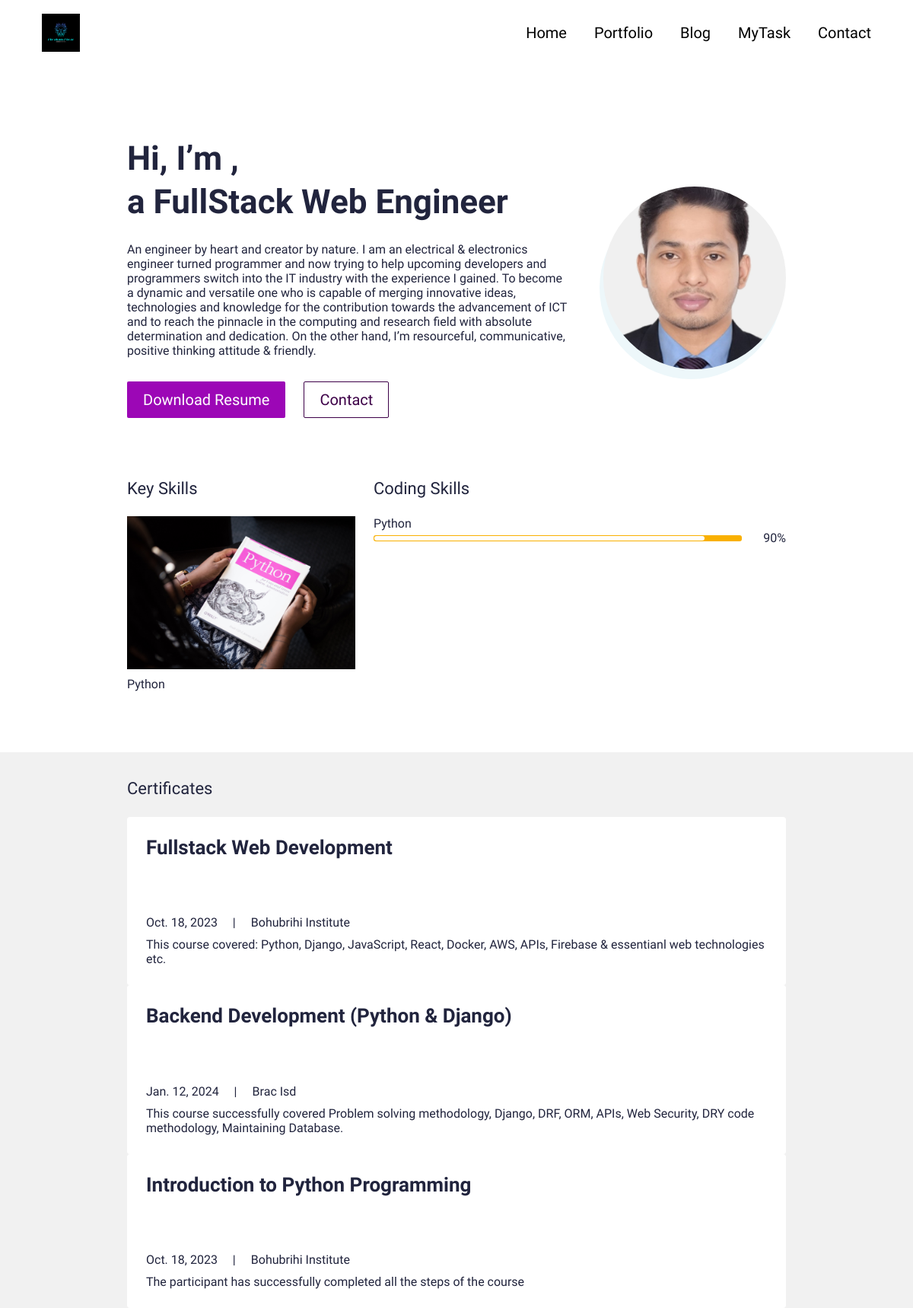
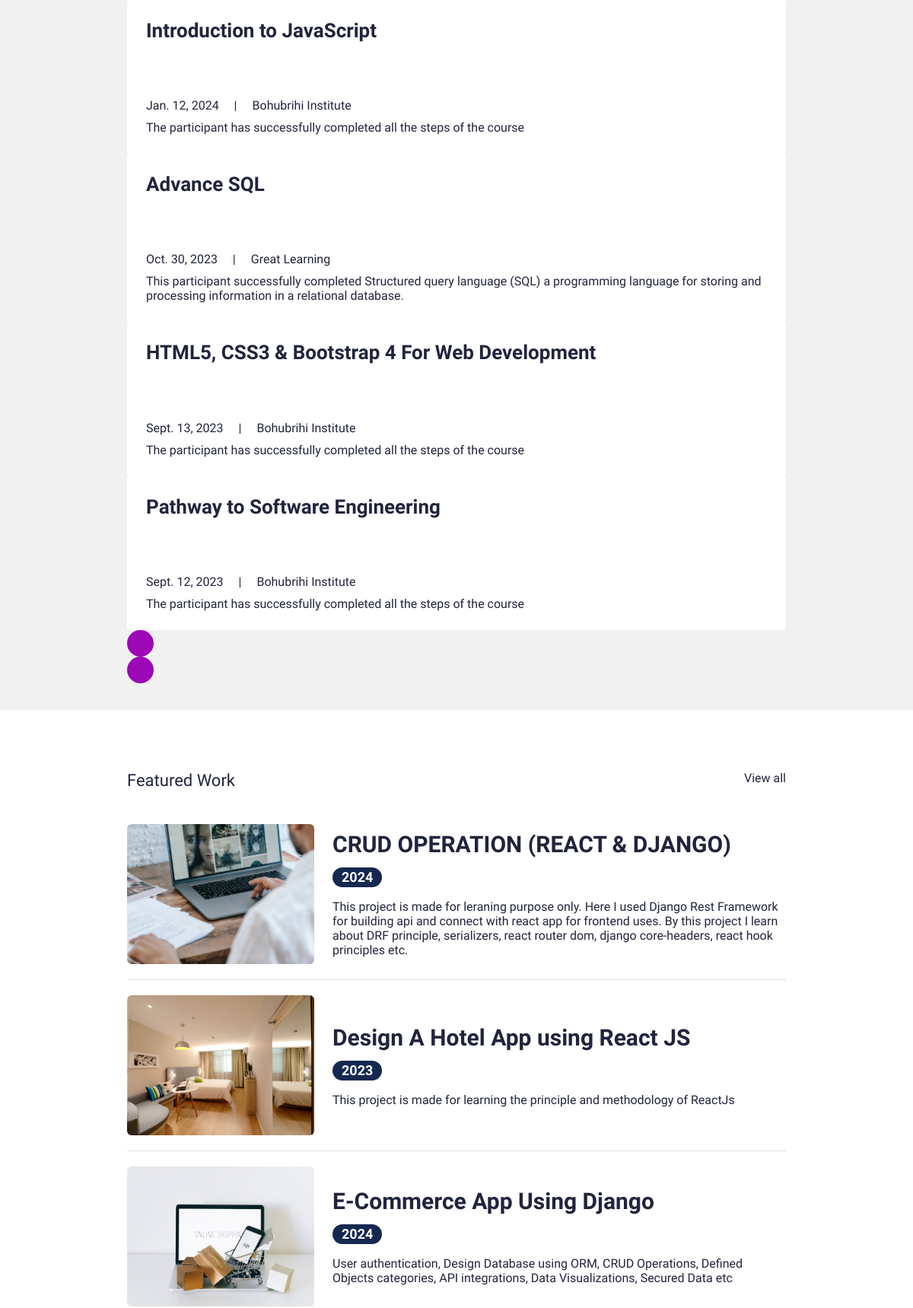
The page / (upper part) on the database its author committed (2 pictures, top to bottom).
### myapp/models.py (models this page shows, shortened)
class UserProfile(models.Model):
    class Meta:
        verbose_name_plural = 'User Profiles'
        verbose_name = 'User Profile'
    user = models.OneToOneField(User, on_delete=models.CASCADE)
    avatar = models.ImageField(blank=True, null=True, upload_to="avatar")
    title = models.CharField(max_length=200, blank=True, null=True)
    bio = models.TextField(blank=True, null=True)
    skills = models.ManyToManyField(Skill, blank=True)
    cv = models.FileField(blank=True, null=True, upload_to="cv")

class Skill(models.Model):
    class Meta:
        verbose_name_plural = 'Skills'
        verbose_name = 'Skill'
    name = models.CharField(max_length=20, blank=True, null=True)
    score = models.IntegerField(default=80, blank=True, null=True)
    image = models.FileField(blank=True, null=True, upload_to="skills")
    is_key_skill = models.BooleanField(default=False)

class Certificate(models.Model):
    class Meta:
        verbose_name_plural = 'Certificates'
        verbose_name = 'Certificate'
    date = models.DateTimeField(blank=True, null=True)
    name = models.CharField(max_length=50, blank=True, null=True)
    title = models.CharField(max_length=200, blank=True, null=True)
    description = models.CharField(max_length=500, blank=True, null=True)
    is_active = models.BooleanField(default=True)

class Portfolio(models.Model):
    class Meta:
        verbose_name_plural = 'Portfolio Profiles'
        verbose_name = 'Portfolio'
        ordering = ["name"]
    date = models.DateTimeField(blank=True, null=True)
    name = models.CharField(max_length=200, blank=True, null=True)
    description = models.CharField(max_length=500, blank=True, null=True)
    body = RichTextField(blank=True, null=True)
    image = models.ImageField(blank=True, null=True, upload_to="portfolio")
    slug = models.SlugField(null=True, blank=True)
    is_active = models.BooleanField(default=True)

### myapp/views.py (the view)
# urls.py: path('', views.IndexView.as_view(), name="home"),
class IndexView(generic.TemplateView):
	template_name = "myapp/index.html"
	def get_context_data(self, **kwargs):
		context = super().get_context_data(**kwargs)
		testimonials = Testimonial.objects.filter(is_active=True)
		certificates = Certificate.objects.filter(is_active=True)
		blogs = Blog.objects.filter(is_active=True)
		portfolio = Portfolio.objects.filter(is_active=True)
		context["testimonials"] = testimonials
		context["certificates"] = certificates
		context["blogs"] = blogs
		context["portfolio"] = portfolio
		return context

### abrarfahim/context_processors.py (called while the page is built)
def project_context(request):
    context ={
        'me': User.objects.first(),
    }
    return context

### templates/myapp/index.html (shortened to what this page needs)
{% extends 'myapp/base.html' %}
{% load static %}
{% block content %}
<section>
  <div class="bannerSection">
    <div class="container">
      <div class="row g-4 g-md-3  align-items-center">
        <div class="col-md-auto order-md-last">
          <div class="bannerUserImg">
            <img src="{{me.userprofile.avatar.url}}" alt="{{me.first_name|title}} {{me.last_name|title}} avatar">
          </div>
        </div>
        <div class="col-md">
          <div class="bannerContent">
            <h1 class="xlTitle pb-3">Hi, I’m {{me.first_name|title}}, <br> a {{me.userprofile.title}} </br> </h1>
            <p>{{me.userprofile.bio}}</p>
            <div class="bannerBtnCol">
              <div class="row">
                <div class="col-auto">
                  <a download href="{{me.userprofile.cv.url}}" class="btn btnPrimary">Download Resume</a>
                </div>
                <div class="col-auto">
                  <a href="{% url 'myapp:contact' %}" class="btn btnOutline">Contact</a>
                </div>
              </div>
            </div>
          </div>
        </div>
      </div>
    </div>
  </div>
</section>
<section>
  <div class="sectionSpace pt-0">
    <div class="container">
      <div class="row">
        <div class="col-md-auto">
          <div class="keySkillCol">
            <h4 class="smTitle pb-3">Key Skills</h4>
            {% for sk in me.userprofile.skills.all %}
            {% if sk.is_key_skill %}
            <div class="keySkillCard">
              {% if sk.image %}
              <div class="ksIconCol">
                <img src="{{sk.image.url}}" alt="...">
              </div>
              {% endif %}
              <span class="ksText">{{sk.name}}</span>
            </div>
            {% endif %}
            {% endfor %}
          </div>
        </div>
        <div class="col-md">
          <h4 class="smTitle pb-3">Coding Skills</h4>
          <div class="progressCol">
            <div class="progressCard">
              {% for sk in me.userprofile.skills.all %}
              {% if sk.is_key_skill %}
              <div class="progressCol">
                <span class="progressLbl">{{sk.name}}</span>
                <div class="row g-2 align-items-center">
                  <div class="col">
                    <div class="progress progressStyle">
                      <div class="progress-bar" role="progressbar" style="width: {{sk.score}}%" aria-valuenow="{{sk.score}}" aria-valuemin="0" aria-valuemax="100"></div>
                    </div>
                  </div>
                  <div class="col-auto">
                    <span class="pLbl">{{sk.score}}%</span>
                  </div>
                </div>
              </div>
              {% endif %}
              {% endfor %}
            </div>
          </div>
        </div>
      </div>
    </div>
  </div>
</section>
<section>
  <div class="sectionSpaceSm lightBg">
    <div class="container">
      <div class="row pb-3">
        <div class="col">
          <h4 class="smText regular">Certificates</h4>
        </div>
      </div>
      <div class="sliderOuter">
        <div class="swiper certificatesSlider">
          <div class="swiper-wrapper">
            {% for c in certificates %}
            {% if c.is_active %}
            <div class="swiper-slide">
              <div class="cardStyle1">
                <h4 class="mdTitle cs1Title">
                  <a href="javascript:void(0)">{{c.title}}</a>
                </h4>
                <ul class="cardOptionCol">
                  <li>{{c.date.date}}</li>
                  <li>{{c.name|title}}</li>
                </ul>
                <p>{{c.description}}</p>
              </div>
            </div>
            {% endif %}
            {% endfor %}
          </div>
        </div>
        <div class="cert-swiper-button-next swiper-button-next swiperBtnStyle"></div>
        <div class="cert-swiper-button-prev swiper-button-prev swiperBtnStyle"></div>
      </div>
    </div>
  </div>
</section>
<section>
  <div class="sectionSpace">
    <div class="container">
      <div class="portfolioCol">
        <div class="row pb-3">
          <div class="col">
            <h4 class="smText regular">Featured Work</h4>
          </div>
          <div class="col-auto">
            <a href="{% url 'myapp:portfolios' %}" class="simpleLink">View all</a>
          </div>
        </div>
        {% for p in portfolio %}
        {% if p.is_active %}
        <div class="portfolioCard">
          <div class="row g-4 align-items-center">
            <div class="col-md-auto">
              <div class="portfolioImgCol">
                <a href="{% url 'myapp:portfolio' slug=p.slug %}"><img src="{{p.image.url}}" alt="..."></a>
              </div>
            </div>
            <div class="col-md">
              <div class="portfolioContentCol">
                <h4 class="lgTitle"><a href="{% url 'myapp:portfolio' slug=p.slug %}">{{p.name}}</a></h4>
                <ul class="portfolioOption">
                  <li><span class="dateLbl">{{p.date.year}}</span></li>
                </ul>
                <p>{{p.description}}</p>
              </div>
            </div>
          </div>
        </div>
        {% endif %}
        {% endfor %}
      </div>
    </div>
  </div>
</section>
{% endblock %}

### templates/myapp/base.html (shortened to what this page needs)
{% load static %}
<!doctype html>
<html lang="en">
  <head>
    <link href="{% static 'css/bootstrap.min.css' %}" rel="stylesheet">
    <link rel="stylesheet" href="https://unpkg.com/swiper@7.0.5/swiper-bundle.min.css">
    <link href="{% static 'css/style.css' %}" rel="stylesheet">
  </head>
  <body>
    {% include 'myapp/partials/nav.html' %}
    {% block content %}
    {% endblock %}
  </body>
</html>

### templates/myapp/partials/nav.html (shortened to what this page needs)
{% load static %}
<header>
    <div class="headerCol">
    <div class="container-fluid">
        <div class="row align-items-center">
        <div class="col-auto">
            <div class="logoCol"><a href="{% url 'myapp:home' %}"><img height="50px" width="50px" src="{% static 'images/Abraham_Abrar.png' %}" alt="..."></a></div>
        </div>
        <div class="col">
            <div class="navCollapseCol">
            <div class="navCol">
                <ul>
                <li><a href="{%url 'myapp:home'%}">Home</a></li>
                <li><a href="{%url 'myapp:portfolios' %}">Portfolio</a></li>
                <li><a href="{% url 'myapp:blogs' %}">Blog</a></li>
                <li><a href="{% url 'mytask:task_list' %}">MyTask</a></li>
                <li><a href="{%url 'myapp:contact'%}">Contact</a></li>
                </ul>
            </div>
            </div>
        </div>
        </div>
    </div>
    </div>
</header>

### templates/myapp/partials/footer.html (shortened to what this page needs)
{% load static %}

### rows shown on the page
Skill: image (picture), name "Python", score "90"
Certificate: title "Fullstack Web Development", date "Oct. 18, 2023", name "Bohubrihi Institute", description "This course covered: Python, Django, JavaScript, React, Docker, AWS, APIs, Firebase & essentianl web technologies etc."
Certificate: title "Backend Development (Python & Django)", date "Jan. 12, 2024", name "Brac Isd", description "This course successfully covered Problem solving methodology, Django, DRF, ORM, APIs, Web Security, DRY code methodology, Maintaining Database."
Certificate: title "Introduction to Python Programming", date "Oct. 18, 2023", name "Bohubrihi Institute", description "The participant has successfully completed all the steps of the course"
Certificate: title "Introduction to JavaScript", date "Jan. 12, 2024", name "Bohubrihi Institute", description "The participant has successfully completed all the steps of the course"
Certificate: title "Advance SQL", date "Oct. 30, 2023", name "Great Learning", description "This participant successfully completed Structured query language (SQL) a programming language for storing and processing information in a relational database."
Certificate: title "HTML5, CSS3 & Bootstrap 4 For Web Development", date "Sept. 13, 2023", name "Bohubrihi Institute", description "The participant has successfully completed all the steps of the course"
Certificate: title "Pathway to Software Engineering", date "Sept. 12, 2023", name "Bohubrihi Institute", description "The participant has successfully completed all the steps of the course"
Portfolio: image (picture), name "CRUD OPERATION (REACT & DJANGO)", date.year "2024", description "This project is made for leraning purpose only. Here I used Django Rest Framework for building api and connect with react app for frontend uses. By this project I learn about DRF principle, serializers, react router dom, django core-headers, react hook principles etc."
Portfolio: image (picture), name "Design A Hotel App using React JS", date.year "2023", description "This project is made for learning the principle and methodology of ReactJs"
Portfolio: image (picture), name "E-Commerce App Using Django", date.year "2024", description "User authentication, Design Database using ORM, CRUD Operations, Defined Objects categories, API integrations, Data Visualizations, Secured Data etc"

### other values the page prints
{{ me.userprofile.title }} "FullStack Web Engineer"
